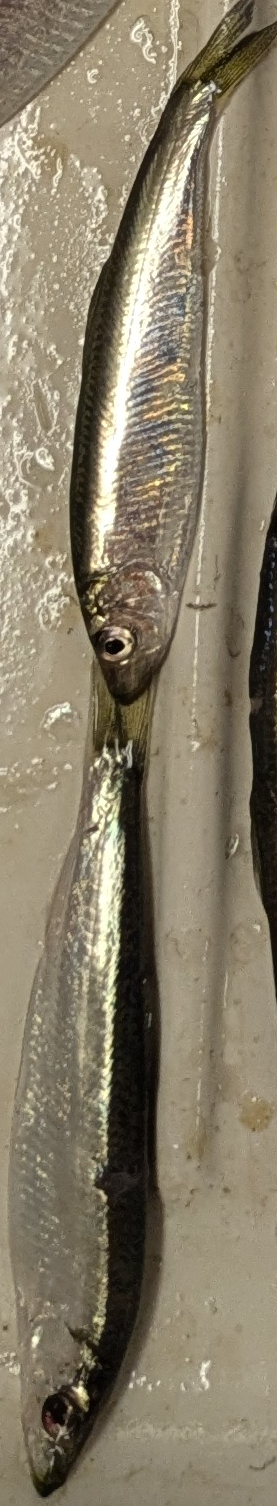
#> input picture data/fish_crops/test.png, 277 x 1506 px
$ python -i RealMixtureAugmentor.py   (imports and definitions only)
#> lines starting #> are read from the running program, lines starting #| are printed output that depends on the picture; after the words box and inside, x2 and y2 are one past the last pixel; in counts of white or black regions, pixels touching at a corner belong together
#> further down, picture is the input picture: shape (1506, 277, 3); mean B, G, R 104.8, 125.9, 136
import glob
import os
import random
import cv2
import numpy as np
import albumentations as A
from tqdm import tqdm


# -----------------------
# PATHS
# -----------------------
BASE_DIR = os.path.dirname(os.path.abspath(__file__))
PROJECT_ROOT = os.path.abspath(os.path.join(BASE_DIR, "..", ".."))
DATA_PATH = os.path.join(PROJECT_ROOT, "data")

INPUT_FOLDER = os.path.join(DATA_PATH, "Labeled Images", "mixture")
OUTPUT_BASE = os.path.join(DATA_PATH, "Real_Mixtures_Augmented")

TRAIN_FOLDER = os.path.join(OUTPUT_BASE, "training")
TEST_FOLDER  = os.path.join(OUTPUT_BASE, "testing")

# [2 lines not run here, left out]

# Load images (png + jpg + jpeg)
image_paths = (
    glob.glob(os.path.join(INPUT_FOLDER, "*.png")) +
    glob.glob(os.path.join(INPUT_FOLDER, "*.jpg")) +
    glob.glob(os.path.join(INPUT_FOLDER, "*.jpeg"))
)

# [11 lines not run here, left out]

test_size  = int(0.3 * len(image_paths))
test_images  = image_paths[:test_size]
train_images = image_paths[test_size:]

# [2 lines not run here, left out]


# -----------------------
# AUGMENTATION CONFIG
# -----------------------
AUG_PER_IMAGE = 5  # only applied to TRAINING images


# -----------------------
# CROP
# -----------------------
def crop_to_inner_box_fast(image, margin_ratio=0.03):
#> called with margin_ratio = 0.03
    H, W = image.shape[:2]
#> H = 1506; W = 277

    gray = cv2.cvtColor(image, cv2.COLOR_BGR2GRAY)
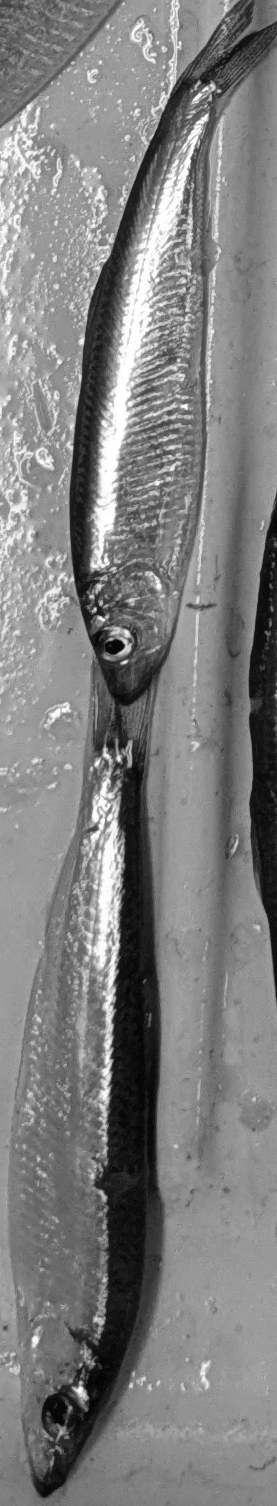
#> gray: shape (1506, 277); min 0, max 255, mean 126.5
    blur = cv2.GaussianBlur(gray, (9, 9), 0)
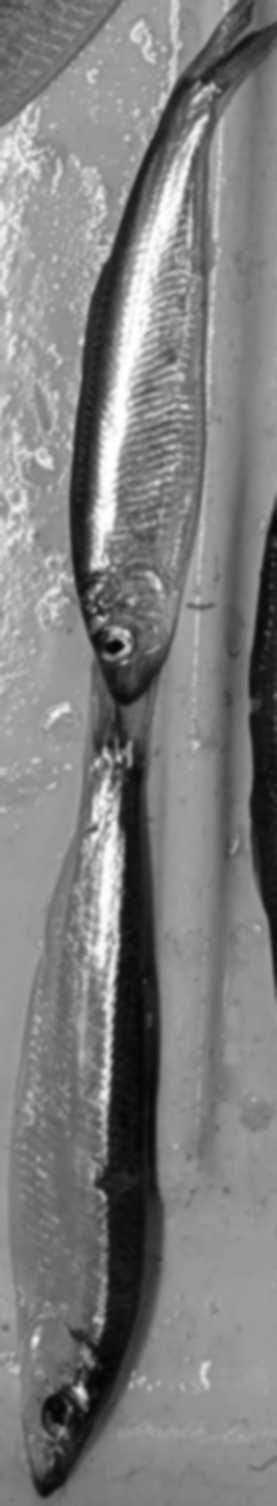
#> blur: shape (1506, 277); min 5, max 255, mean 126.5
    edges = cv2.Canny(blur, 40, 120)
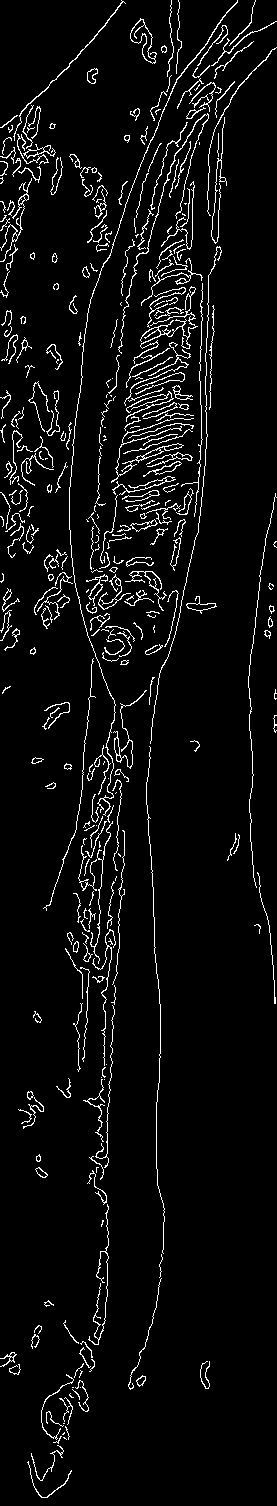
#> edges: shape (1506, 277); 5% white in thin lines or dots

    kernel = np.ones((25, 25), np.uint8)
    edges = cv2.morphologyEx(edges, cv2.MORPH_CLOSE, kernel)
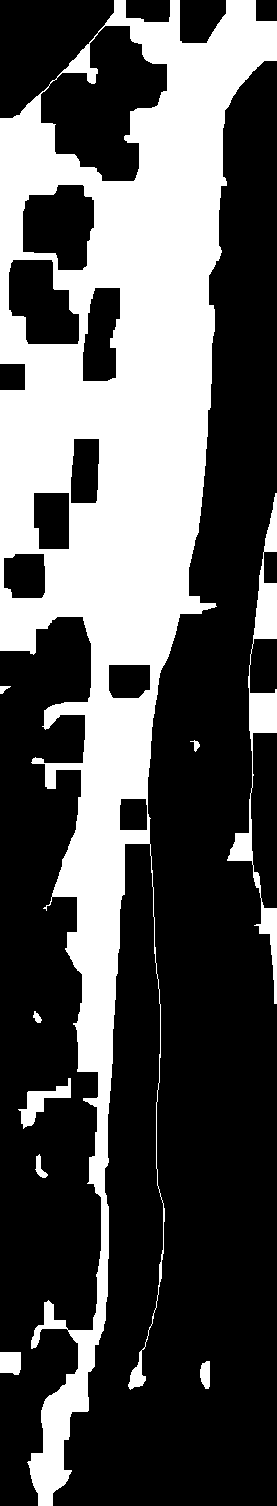
#> edges: shape (1506, 277); 33.1% white; 9 white regions

    contours, _ = cv2.findContours(edges, cv2.RETR_EXTERNAL, cv2.CHAIN_APPROX_SIMPLE)
#> contours = 9 contours; largest, box (x1, y1, x2, y2) and area: (0, 0, 277, 1506) 159374, (227, 493, 277, 1004) 3947, (18, 1078, 71, 1129) 770, (0, 1352, 21, 1375) 408, (200, 1361, 210, 1389) 198

    if not contours:
        return image

    main = max(contours, key=cv2.contourArea)
#> main = contour of 1024 points, box (x1, y1, x2, y2) (0, 0, 277, 1506), area 159374
    x, y, w, h = cv2.boundingRect(main)
#> x = 0; y = 0; w = 277; h = 1506

    if w < 0.4 * W or h < 0.4 * H:
        return image

    mx = int(w * margin_ratio)
#> mx = 8
    my = int(h * margin_ratio)
#> my = 45

    x1 = max(0, x + mx)
#> x1 = 8
    y1 = max(0, y + my)
#> y1 = 45
    x2 = min(W, x + w - mx)
#> x2 = 269
    y2 = min(H, y + h - my)
#> y2 = 1461

    cropped = image[y1:y2, x1:x2]
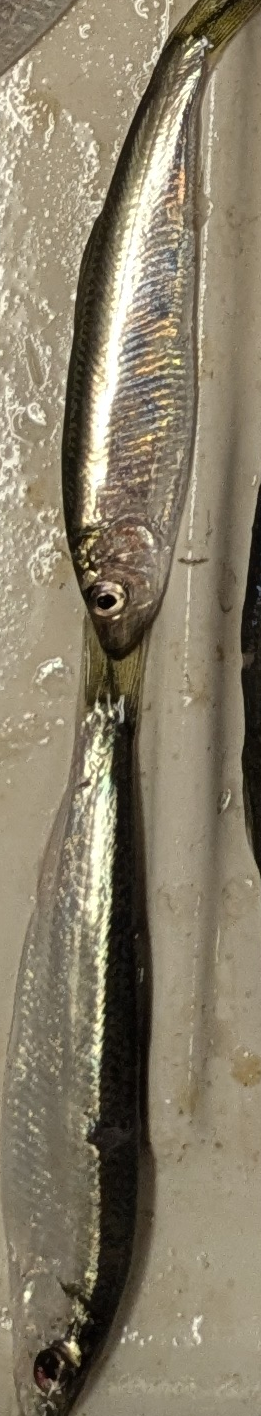
#> cropped: shape (1416, 261, 3); mean B, G, R 104.6, 125.7, 135.7

    if cropped.size == 0:
        return image

    return cropped


# -----------------------
# AUGMENTATION
# -----------------------
# [15 lines that did not run here, left out]


def rotate_discrete(image):
    angle = np.random.choice([0, 90, 180, 270])
    if angle == 0:
        return image
    elif angle == 90:
        return cv2.rotate(image, cv2.ROTATE_90_CLOCKWISE)
    elif angle == 180:
        return cv2.rotate(image, cv2.ROTATE_180)
    else:
        return cv2.rotate(image, cv2.ROTATE_90_COUNTERCLOCKWISE)


# -----------------------
# PROCESS TRAINING IMAGES (W/ AUGMENT)
# -----------------------
# [50 lines not run here, left out]

>>> import cv2
>>> picture = cv2.imread('../../data/fish_crops/test.png')
>>> result = crop_to_inner_box_fast(picture)
